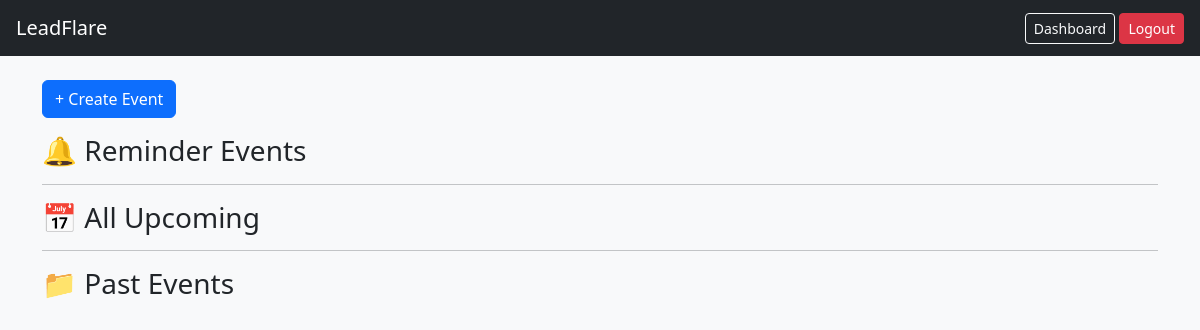
Page /dashboard (signed in) on the earlier database version.
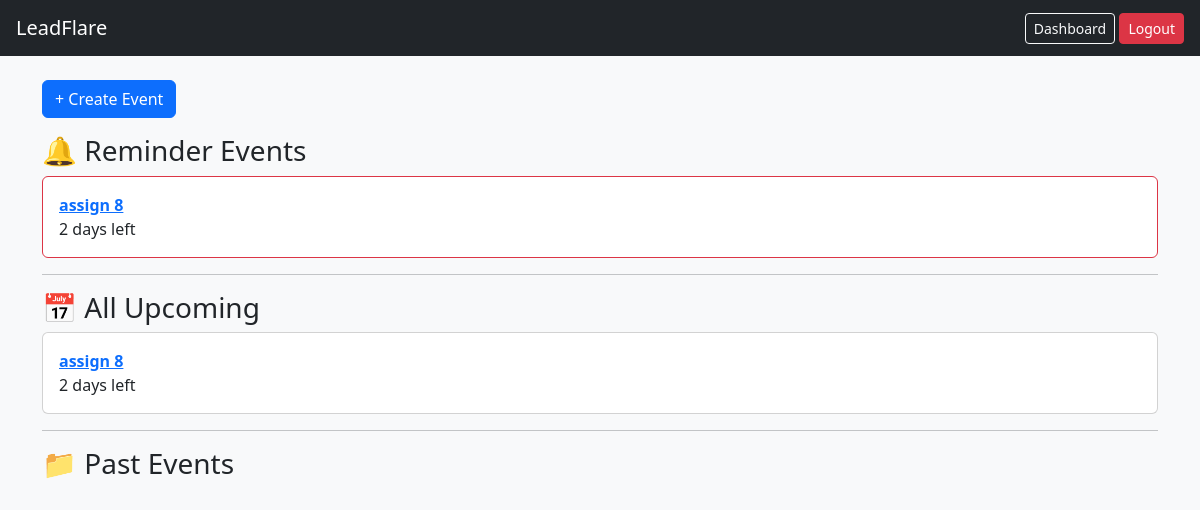
Same page on the later database version.
### models.py (models this page shows)
class Event(db.Model):
    id = db.Column(db.Integer, primary_key=True)
    title = db.Column(db.String(200), nullable=False)
    description = db.Column(db.Text)
    event_date = db.Column(db.Date, nullable=False)
    reminder_days = db.Column(db.Integer, default=0)
    preparation_note = db.Column(db.Text)
    user_id = db.Column(db.Integer, db.ForeignKey("user.id"))

### app.py (the view)
@app.route("/dashboard")
@login_required
def dashboard():
    today = date.today()
    reminder_events = []
    all_upcoming_events = []
    past_events = []
    events = current_user.events
    for event in events:
        days_left = (event.event_date - today).days
        if days_left >= 0:
            all_upcoming_events.append((event, days_left))
            reminder_start = event.event_date - timedelta(days=event.reminder_days)
            if reminder_start <= today <= event.event_date:
                reminder_events.append((event, days_left))
        else:
            past_events.append((event, abs(days_left)))
    reminder_events.sort(key=lambda x: x[1])
    all_upcoming_events.sort(key=lambda x: x[1])
    past_events.sort(key=lambda x: x[1])
    return render_template(
        "dashboard.html",
        reminder_events=reminder_events,
        all_upcoming_events=all_upcoming_events,
        past_events=past_events,
    )

### app.py (called while the page is built)
@login_manager.user_loader
def load_user(user_id):
    return User.query.get(int(user_id))

### templates/dashboard.html (shortened to what this page needs)
{% extends "base.html" %}
{% block content %}
<a href="{{ url_for('create_event') }}" class="btn btn-primary mb-3">
    + Create Event
</a>
<h3>🔔 Reminder Events</h3>
{% for event, days_left in reminder_events %}
<div class="card mb-2 border-danger">
    <div class="card-body">
        <a href="{{ url_for('event_detail', event_id=event.id) }}">
            <strong>{{ event.title }}</strong>
        </a>
        <br>
        {{ days_left }} days left
    </div>
</div>
{% endfor %}
<hr>
<h3>📅 All Upcoming</h3>
{% for event, days_left in all_upcoming_events %}
<div class="card mb-2">
    <div class="card-body">
        <a href="{{ url_for('event_detail', event_id=event.id) }}">
            <strong>{{ event.title }}</strong>
        </a>
        <br>
        {{ days_left }} days left
    </div>
</div>
{% endfor %}
<hr>
<h3>📁 Past Events</h3>
{% endblock %}

### templates/base.html (shortened to what this page needs)
<!DOCTYPE html>
<html>
<head>
    <link href="https://cdn.jsdelivr.net/npm/bootstrap@5.3.3/dist/css/bootstrap.min.css" rel="stylesheet">
</head>
<body class="bg-light">
    <nav class="navbar navbar-dark bg-dark px-3">
        <a class="navbar-brand" href="/">LeadFlare</a>
        {% if current_user.is_authenticated %}
        <div>
            <a href="{{ url_for('dashboard') }}" class="btn btn-outline-light btn-sm">Dashboard</a>
            <a href="{{ url_for('logout') }}" class="btn btn-danger btn-sm">Logout</a>
        </div>
        {% else %}
        <div>
            <a href="{{ url_for('login') }}" class="btn btn-outline-light btn-sm">Login</a>
            <a href="{{ url_for('register') }}" class="btn btn-success btn-sm">Register</a>
        </div>
        {% endif %}
    </nav>
    <div class="container mt-4">
        {% block content %}{% endblock %}
    </div>
</body>
</html>

Differences in the rows shown:
added Event: title "assign 8", days_left "2"
